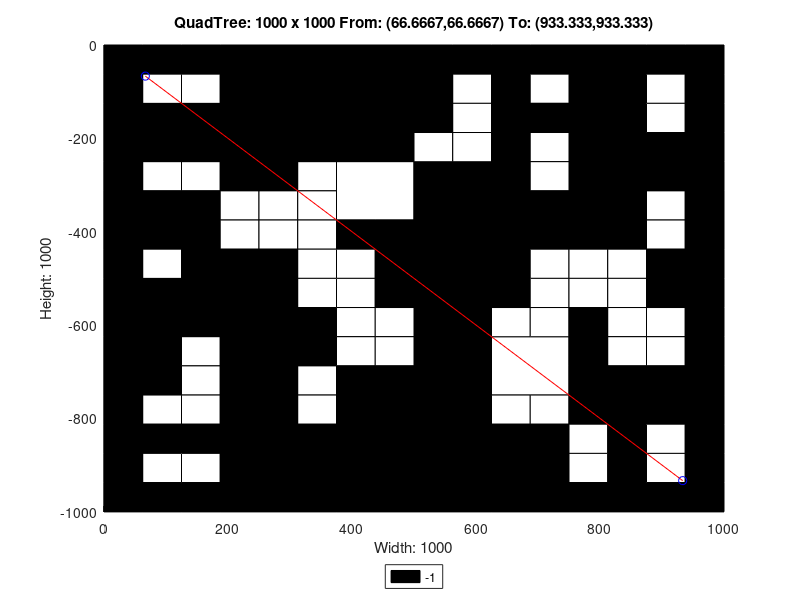

Recreate this plot in MATLAB.
axis([0 1000 -1000 0]);
title('QuadTree: 1000 x 1000 From: (66.6667,66.6667) To: (933.333,933.333)');
xlabel('Width: 1000');
ylabel('Height: 1000');
rectangle('Position',[250 -250 250 250], 'FaceColor',[0 0 0]);
rectangle('Position',[0 -250 125 125], 'FaceColor',[0 0 0]);
rectangle('Position',[125 -250 125 125], 'FaceColor',[0 0 0]);
rectangle('Position',[375 -375 125 125], 'FaceColor',[1 1 1]);
rectangle('Position',[750 -125 125 125], 'FaceColor',[0 0 0]);
rectangle('Position',[750 -250 125 125], 'FaceColor',[0 0 0]);
rectangle('Position',[500 -375 125 125], 'FaceColor',[0 0 0]);
rectangle('Position',[500 -500 125 125], 'FaceColor',[0 0 0]);
rectangle('Position',[750 -375 125 125], 'FaceColor',[0 0 0]);
rectangle('Position',[0 -625 125 125], 'FaceColor',[0 0 0]);
rectangle('Position',[125 -625 125 125], 'FaceColor',[0 0 0]);
rectangle('Position',[0 -750 125 125], 'FaceColor',[0 0 0]);
rectangle('Position',[375 -875 125 125], 'FaceColor',[0 0 0]);
rectangle('Position',[250 -1000 125 125], 'FaceColor',[0 0 0]);
rectangle('Position',[375 -1000 125 125], 'FaceColor',[0 0 0]);
rectangle('Position',[500 -625 125 125], 'FaceColor',[0 0 0]);
rectangle('Position',[500 -750 125 125], 'FaceColor',[0 0 0]);
rectangle('Position',[625 -750 125 125], 'FaceColor',[1 1 1]);
rectangle('Position',[500 -875 125 125], 'FaceColor',[0 0 0]);
rectangle('Position',[500 -1000 125 125], 'FaceColor',[0 0 0]);
rectangle('Position',[625 -1000 125 125], 'FaceColor',[0 0 0]);
rectangle('Position',[0 -62.5 62.5 62.5], 'FaceColor',[0 0 0]);
rectangle('Position',[62.5 -62.5 62.5 62.5], 'FaceColor',[0 0 0]);
rectangle('Position',[0 -125 62.5 62.5], 'FaceColor',[0 0 0]);
rectangle('Position',[62.5 -125 62.5 62.5], 'FaceColor',[1 1 1]);
rectangle('Position',[125 -62.5 62.5 62.5], 'FaceColor',[0 0 0]);
rectangle('Position',[187.5 -62.5 62.5 62.5], 'FaceColor',[0 0 0]);
rectangle('Position',[125 -125 62.5 62.5], 'FaceColor',[1 1 1]);
rectangle('Position',[187.5 -125 62.5 62.5], 'FaceColor',[0 0 0]);
rectangle('Position',[0 -312.5 62.5 62.5], 'FaceColor',[0 0 0]);
rectangle('Position',[62.5 -312.5 62.5 62.5], 'FaceColor',[1 1 1]);
rectangle('Position',[0 -375 62.5 62.5], 'FaceColor',[0 0 0]);
rectangle('Position',[62.5 -375 62.5 62.5], 'FaceColor',[0 0 0]);
rectangle('Position',[125 -312.5 62.5 62.5], 'FaceColor',[1 1 1]);
rectangle('Position',[187.5 -312.5 62.5 62.5], 'FaceColor',[0 0 0]);
rectangle('Position',[125 -375 62.5 62.5], 'FaceColor',[0 0 0]);
rectangle('Position',[187.5 -375 62.5 62.5], 'FaceColor',[1 1 1]);
rectangle('Position',[0 -437.5 62.5 62.5], 'FaceColor',[0 0 0]);
rectangle('Position',[62.5 -437.5 62.5 62.5], 'FaceColor',[0 0 0]);
rectangle('Position',[0 -500 62.5 62.5], 'FaceColor',[0 0 0]);
rectangle('Position',[62.5 -500 62.5 62.5], 'FaceColor',[1 1 1]);
rectangle('Position',[125 -437.5 62.5 62.5], 'FaceColor',[0 0 0]);
rectangle('Position',[187.5 -437.5 62.5 62.5], 'FaceColor',[1 1 1]);
rectangle('Position',[125 -500 62.5 62.5], 'FaceColor',[0 0 0]);
rectangle('Position',[187.5 -500 62.5 62.5], 'FaceColor',[0 0 0]);
rectangle('Position',[250 -312.5 62.5 62.5], 'FaceColor',[0 0 0]);
rectangle('Position',[312.5 -312.5 62.5 62.5], 'FaceColor',[1 1 1]);
rectangle('Position',[250 -375 62.5 62.5], 'FaceColor',[1 1 1]);
rectangle('Position',[312.5 -375 62.5 62.5], 'FaceColor',[1 1 1]);
rectangle('Position',[250 -437.5 62.5 62.5], 'FaceColor',[1 1 1]);
rectangle('Position',[312.5 -437.5 62.5 62.5], 'FaceColor',[1 1 1]);
rectangle('Position',[250 -500 62.5 62.5], 'FaceColor',[0 0 0]);
rectangle('Position',[312.5 -500 62.5 62.5], 'FaceColor',[1 1 1]);
rectangle('Position',[375 -437.5 62.5 62.5], 'FaceColor',[0 0 0]);
rectangle('Position',[437.5 -437.5 62.5 62.5], 'FaceColor',[0 0 0]);
rectangle('Position',[375 -500 62.5 62.5], 'FaceColor',[1 1 1]);
rectangle('Position',[437.5 -500 62.5 62.5], 'FaceColor',[0 0 0]);
rectangle('Position',[500 -62.5 62.5 62.5], 'FaceColor',[0 0 0]);
rectangle('Position',[562.5 -62.5 62.5 62.5], 'FaceColor',[0 0 0]);
rectangle('Position',[500 -125 62.5 62.5], 'FaceColor',[0 0 0]);
rectangle('Position',[562.5 -125 62.5 62.5], 'FaceColor',[1 1 1]);
rectangle('Position',[625 -62.5 62.5 62.5], 'FaceColor',[0 0 0]);
rectangle('Position',[687.5 -62.5 62.5 62.5], 'FaceColor',[0 0 0]);
rectangle('Position',[625 -125 62.5 62.5], 'FaceColor',[0 0 0]);
rectangle('Position',[687.5 -125 62.5 62.5], 'FaceColor',[1 1 1]);
rectangle('Position',[500 -187.5 62.5 62.5], 'FaceColor',[0 0 0]);
rectangle('Position',[562.5 -187.5 62.5 62.5], 'FaceColor',[1 1 1]);
rectangle('Position',[500 -250 62.5 62.5], 'FaceColor',[1 1 1]);
rectangle('Position',[562.5 -250 62.5 62.5], 'FaceColor',[1 1 1]);
rectangle('Position',[625 -187.5 62.5 62.5], 'FaceColor',[0 0 0]);
rectangle('Position',[687.5 -187.5 62.5 62.5], 'FaceColor',[0 0 0]);
rectangle('Position',[625 -250 62.5 62.5], 'FaceColor',[0 0 0]);
rectangle('Position',[687.5 -250 62.5 62.5], 'FaceColor',[1 1 1]);
rectangle('Position',[875 -62.5 62.5 62.5], 'FaceColor',[0 0 0]);
rectangle('Position',[937.5 -62.5 62.5 62.5], 'FaceColor',[0 0 0]);
rectangle('Position',[875 -125 62.5 62.5], 'FaceColor',[1 1 1]);
rectangle('Position',[937.5 -125 62.5 62.5], 'FaceColor',[0 0 0]);
rectangle('Position',[875 -187.5 62.5 62.5], 'FaceColor',[1 1 1]);
rectangle('Position',[937.5 -187.5 62.5 62.5], 'FaceColor',[0 0 0]);
rectangle('Position',[875 -250 62.5 62.5], 'FaceColor',[0 0 0]);
rectangle('Position',[937.5 -250 62.5 62.5], 'FaceColor',[0 0 0]);
rectangle('Position',[625 -312.5 62.5 62.5], 'FaceColor',[0 0 0]);
rectangle('Position',[687.5 -312.5 62.5 62.5], 'FaceColor',[1 1 1]);
rectangle('Position',[625 -375 62.5 62.5], 'FaceColor',[0 0 0]);
rectangle('Position',[687.5 -375 62.5 62.5], 'FaceColor',[0 0 0]);
rectangle('Position',[625 -437.5 62.5 62.5], 'FaceColor',[0 0 0]);
rectangle('Position',[687.5 -437.5 62.5 62.5], 'FaceColor',[0 0 0]);
rectangle('Position',[625 -500 62.5 62.5], 'FaceColor',[0 0 0]);
rectangle('Position',[687.5 -500 62.5 62.5], 'FaceColor',[1 1 1]);
rectangle('Position',[875 -312.5 62.5 62.5], 'FaceColor',[0 0 0]);
rectangle('Position',[937.5 -312.5 62.5 62.5], 'FaceColor',[0 0 0]);
rectangle('Position',[875 -375 62.5 62.5], 'FaceColor',[1 1 1]);
rectangle('Position',[937.5 -375 62.5 62.5], 'FaceColor',[0 0 0]);
rectangle('Position',[750 -437.5 62.5 62.5], 'FaceColor',[0 0 0]);
rectangle('Position',[812.5 -437.5 62.5 62.5], 'FaceColor',[0 0 0]);
rectangle('Position',[750 -500 62.5 62.5], 'FaceColor',[1 1 1]);
rectangle('Position',[812.5 -500 62.5 62.5], 'FaceColor',[1 1 1]);
rectangle('Position',[875 -437.5 62.5 62.5], 'FaceColor',[1 1 1]);
rectangle('Position',[937.5 -437.5 62.5 62.5], 'FaceColor',[0 0 0]);
rectangle('Position',[875 -500 62.5 62.5], 'FaceColor',[0 0 0]);
rectangle('Position',[937.5 -500 62.5 62.5], 'FaceColor',[0 0 0]);
rectangle('Position',[125 -687.5 62.5 62.5], 'FaceColor',[1 1 1]);
rectangle('Position',[187.5 -687.5 62.5 62.5], 'FaceColor',[0 0 0]);
rectangle('Position',[125 -750 62.5 62.5], 'FaceColor',[1 1 1]);
rectangle('Position',[187.5 -750 62.5 62.5], 'FaceColor',[0 0 0]);
rectangle('Position',[250 -562.5 62.5 62.5], 'FaceColor',[0 0 0]);
rectangle('Position',[312.5 -562.5 62.5 62.5], 'FaceColor',[1 1 1]);
rectangle('Position',[250 -625 62.5 62.5], 'FaceColor',[0 0 0]);
rectangle('Position',[312.5 -625 62.5 62.5], 'FaceColor',[0 0 0]);
rectangle('Position',[375 -562.5 62.5 62.5], 'FaceColor',[1 1 1]);
rectangle('Position',[437.5 -562.5 62.5 62.5], 'FaceColor',[0 0 0]);
rectangle('Position',[375 -625 62.5 62.5], 'FaceColor',[1 1 1]);
rectangle('Position',[437.5 -625 62.5 62.5], 'FaceColor',[1 1 1]);
rectangle('Position',[250 -687.5 62.5 62.5], 'FaceColor',[0 0 0]);
rectangle('Position',[312.5 -687.5 62.5 62.5], 'FaceColor',[0 0 0]);
rectangle('Position',[250 -750 62.5 62.5], 'FaceColor',[0 0 0]);
rectangle('Position',[312.5 -750 62.5 62.5], 'FaceColor',[1 1 1]);
rectangle('Position',[375 -687.5 62.5 62.5], 'FaceColor',[1 1 1]);
rectangle('Position',[437.5 -687.5 62.5 62.5], 'FaceColor',[1 1 1]);
rectangle('Position',[375 -750 62.5 62.5], 'FaceColor',[0 0 0]);
rectangle('Position',[437.5 -750 62.5 62.5], 'FaceColor',[0 0 0]);
rectangle('Position',[0 -812.5 62.5 62.5], 'FaceColor',[0 0 0]);
rectangle('Position',[62.5 -812.5 62.5 62.5], 'FaceColor',[1 1 1]);
rectangle('Position',[0 -875 62.5 62.5], 'FaceColor',[0 0 0]);
rectangle('Position',[62.5 -875 62.5 62.5], 'FaceColor',[0 0 0]);
rectangle('Position',[125 -812.5 62.5 62.5], 'FaceColor',[1 1 1]);
rectangle('Position',[187.5 -812.5 62.5 62.5], 'FaceColor',[0 0 0]);
rectangle('Position',[125 -875 62.5 62.5], 'FaceColor',[0 0 0]);
rectangle('Position',[187.5 -875 62.5 62.5], 'FaceColor',[0 0 0]);
rectangle('Position',[0 -937.5 62.5 62.5], 'FaceColor',[0 0 0]);
rectangle('Position',[62.5 -937.5 62.5 62.5], 'FaceColor',[1 1 1]);
rectangle('Position',[0 -1000 62.5 62.5], 'FaceColor',[0 0 0]);
rectangle('Position',[62.5 -1000 62.5 62.5], 'FaceColor',[0 0 0]);
rectangle('Position',[125 -937.5 62.5 62.5], 'FaceColor',[1 1 1]);
rectangle('Position',[187.5 -937.5 62.5 62.5], 'FaceColor',[0 0 0]);
rectangle('Position',[125 -1000 62.5 62.5], 'FaceColor',[0 0 0]);
rectangle('Position',[187.5 -1000 62.5 62.5], 'FaceColor',[0 0 0]);
rectangle('Position',[250 -812.5 62.5 62.5], 'FaceColor',[0 0 0]);
rectangle('Position',[312.5 -812.5 62.5 62.5], 'FaceColor',[1 1 1]);
rectangle('Position',[250 -875 62.5 62.5], 'FaceColor',[0 0 0]);
rectangle('Position',[312.5 -875 62.5 62.5], 'FaceColor',[0 0 0]);
rectangle('Position',[625 -562.5 62.5 62.5], 'FaceColor',[0 0 0]);
rectangle('Position',[687.5 -562.5 62.5 62.5], 'FaceColor',[1 1 1]);
rectangle('Position',[625 -625 62.5 62.5], 'FaceColor',[1 1 1]);
rectangle('Position',[687.5 -625 62.5 62.5], 'FaceColor',[1 1 1]);
rectangle('Position',[750 -562.5 62.5 62.5], 'FaceColor',[1 1 1]);
rectangle('Position',[812.5 -562.5 62.5 62.5], 'FaceColor',[1 1 1]);
rectangle('Position',[750 -625 62.5 62.5], 'FaceColor',[0 0 0]);
rectangle('Position',[812.5 -625 62.5 62.5], 'FaceColor',[1 1 1]);
rectangle('Position',[875 -562.5 62.5 62.5], 'FaceColor',[0 0 0]);
rectangle('Position',[937.5 -562.5 62.5 62.5], 'FaceColor',[0 0 0]);
rectangle('Position',[875 -625 62.5 62.5], 'FaceColor',[1 1 1]);
rectangle('Position',[937.5 -625 62.5 62.5], 'FaceColor',[0 0 0]);
rectangle('Position',[750 -687.5 62.5 62.5], 'FaceColor',[0 0 0]);
rectangle('Position',[812.5 -687.5 62.5 62.5], 'FaceColor',[1 1 1]);
rectangle('Position',[750 -750 62.5 62.5], 'FaceColor',[0 0 0]);
rectangle('Position',[812.5 -750 62.5 62.5], 'FaceColor',[0 0 0]);
rectangle('Position',[875 -687.5 62.5 62.5], 'FaceColor',[1 1 1]);
rectangle('Position',[937.5 -687.5 62.5 62.5], 'FaceColor',[0 0 0]);
rectangle('Position',[875 -750 62.5 62.5], 'FaceColor',[0 0 0]);
rectangle('Position',[937.5 -750 62.5 62.5], 'FaceColor',[0 0 0]);
rectangle('Position',[625 -812.5 62.5 62.5], 'FaceColor',[1 1 1]);
rectangle('Position',[687.5 -812.5 62.5 62.5], 'FaceColor',[1 1 1]);
rectangle('Position',[625 -875 62.5 62.5], 'FaceColor',[0 0 0]);
rectangle('Position',[687.5 -875 62.5 62.5], 'FaceColor',[0 0 0]);
rectangle('Position',[750 -812.5 62.5 62.5], 'FaceColor',[0 0 0]);
rectangle('Position',[812.5 -812.5 62.5 62.5], 'FaceColor',[0 0 0]);
rectangle('Position',[750 -875 62.5 62.5], 'FaceColor',[1 1 1]);
rectangle('Position',[812.5 -875 62.5 62.5], 'FaceColor',[0 0 0]);
rectangle('Position',[875 -812.5 62.5 62.5], 'FaceColor',[0 0 0]);
rectangle('Position',[937.5 -812.5 62.5 62.5], 'FaceColor',[0 0 0]);
rectangle('Position',[875 -875 62.5 62.5], 'FaceColor',[1 1 1]);
rectangle('Position',[937.5 -875 62.5 62.5], 'FaceColor',[0 0 0]);
rectangle('Position',[750 -937.5 62.5 62.5], 'FaceColor',[1 1 1]);
rectangle('Position',[812.5 -937.5 62.5 62.5], 'FaceColor',[0 0 0]);
rectangle('Position',[750 -1000 62.5 62.5], 'FaceColor',[0 0 0]);
rectangle('Position',[812.5 -1000 62.5 62.5], 'FaceColor',[0 0 0]);
rectangle('Position',[875 -937.5 62.5 62.5], 'FaceColor',[1 1 1]);
rectangle('Position',[937.5 -937.5 62.5 62.5], 'FaceColor',[0 0 0]);
rectangle('Position',[875 -1000 62.5 62.5], 'FaceColor',[0 0 0]);
rectangle('Position',[937.5 -1000 62.5 62.5], 'FaceColor',[0 0 0]);
X=[933.333,66.6667];
Y=[-933.333,-66.6667];
hold on;
plot(X,Y,'r');
plot(X,Y,'bo');
legend('-1','Location','southoutside');
